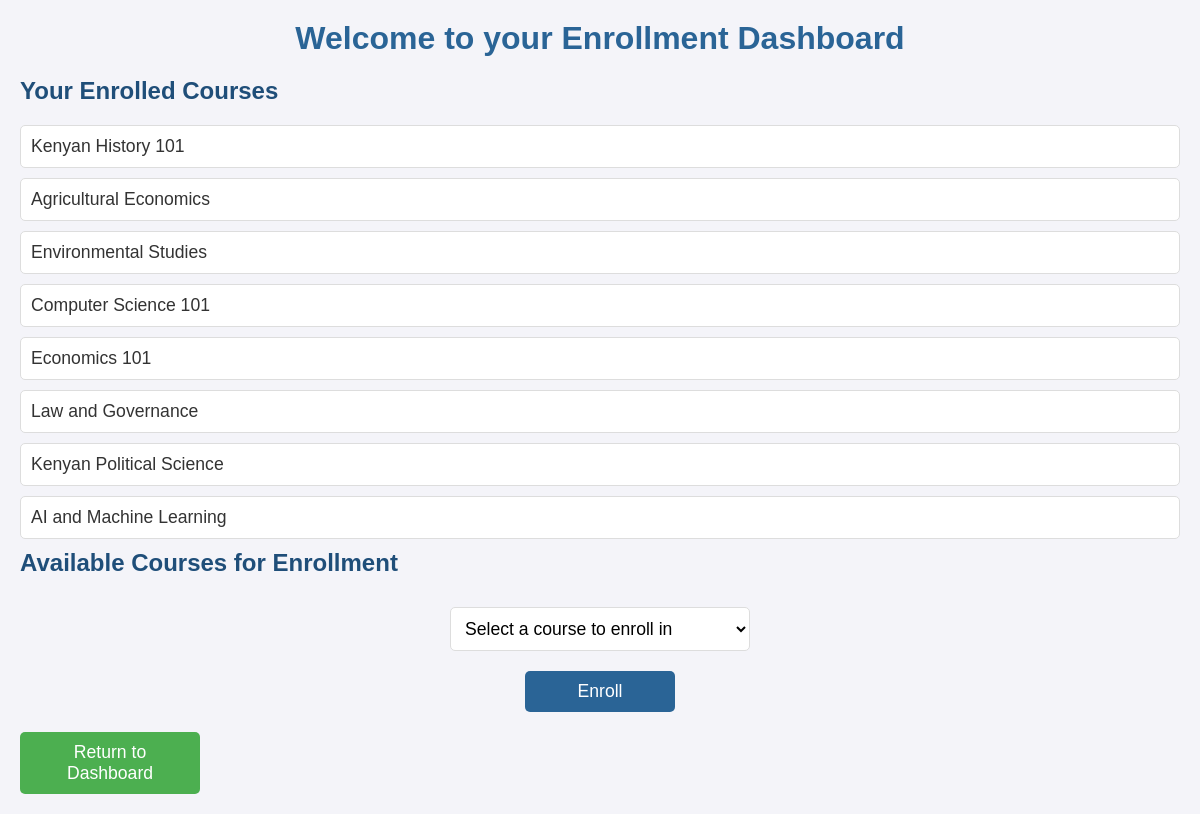
The app's page /pages/enrollments.php (signed in) with its own data.
### tables this page shows
CREATE TABLE `courses` (
  `course_id` int(11) NOT NULL,
  `course_name` varchar(100) NOT NULL,
  `description` text DEFAULT NULL,
  `created_at` timestamp NOT NULL DEFAULT current_timestamp()
);

### pages/enrollments.php (the view, shortened to what this page needs)
<?php
$user_id = $_SESSION['user_id'];
include('../includes/db_connection.php');
$query_enrolled_courses = "
    SELECT c.course_id, c.course_name
    FROM courses c
    JOIN enrollments e ON c.course_id = e.course_id
    WHERE e.user_id = ?";
$stmt = $conn->prepare($query_enrolled_courses);
$stmt->bind_param("i", $user_id);
$stmt->execute();
$result_enrolled_courses = $stmt->get_result();
$enrolled_courses = $result_enrolled_courses->fetch_all(MYSQLI_ASSOC);
$query_available_courses = "
    SELECT c.course_id, c.course_name
    FROM courses c
    WHERE c.course_id NOT IN (SELECT course_id FROM enrollments WHERE user_id = ?)";
$stmt = $conn->prepare($query_available_courses);
$stmt->bind_param("i", $user_id);
$stmt->execute();
$result_available_courses = $stmt->get_result();
$available_courses = $result_available_courses->fetch_all(MYSQLI_ASSOC);
?>
<!DOCTYPE html>
<html lang="en">
<head>
    <link rel="stylesheet" href="../assets/css/enrollments.css">
</head>
<body>
    <h1>Welcome to your Enrollment Dashboard</h1>
    <h2>Your Enrolled Courses</h2>
    <?php if (count($enrolled_courses) > 0): ?>
        <ul>
            <?php foreach ($enrolled_courses as $course): ?>
                <li><?php echo htmlspecialchars($course['course_name']); ?></li>
            <?php endforeach; ?>
        </ul>
    <?php else: ?>
        <p>You are not enrolled in any courses yet.</p>
    <?php endif; ?>
    <h2>Available Courses for Enrollment</h2>
    <?php if (count($available_courses) > 0): ?>
        <form action="enroll.php" method="post">
            <select name="course_id" required>
                <option value="">Select a course to enroll in</option>
            </select>
            <button type="submit">Enroll</button>
        </form>
    <?php else: ?>
        <p>You are already enrolled in all available courses.</p>
    <?php endif; ?>
    <a href="student_dashboard.php">
        <button class="return-to-dashboard" type="button">Return to Dashboard</button>
    </a>
</body>
</html>

### assets/css/enrollments.css (style rules this page uses)
* { margin: 0; padding: 0; box-sizing: border-box; }
body { font-family: Arial, sans-serif; background-color: #f4f4f9; color: #333; margin: 0; padding: 20px; }
h1, h2 { color: #333; margin-bottom: 20px; }
h1 { font-size: 2em; text-align: center; color: #2a6496; }
h2 { font-size: 1.5em; color: #1f4e79; margin-bottom: 10px; }
ul { list-style-type: none; margin-top: 20px; }
ul li { background-color: #ffffff; padding: 10px; margin-bottom: 10px; border: 1px solid #ddd; border-radius: 5px; font-size: 1.1em; }
form { display: flex; flex-direction: column; align-items: center; margin-top: 30px; }
select { padding: 10px; font-size: 1.1em; border: 1px solid #ddd; border-radius: 5px; width: 300px; margin-bottom: 20px; background-color: #fff; }
button { padding: 10px 20px; font-size: 1.1em; color: white; background-color: #2a6496; border: none; border-radius: 5px; cursor: pointer; width: 150px; }
button.return-to-dashboard { background-color: #4CAF50; width: 180px; margin-top: 20px; }

### records on screen
courses: course_name "Kenyan History 101"
courses: course_name "Agricultural Economics"
courses: course_name "Environmental Studies"
courses: course_name "Computer Science 101"
courses: course_name "Economics 101"
courses: course_name "Law and Governance"
courses: course_name "Kenyan Political Science"
courses: course_name "AI and Machine Learning"
